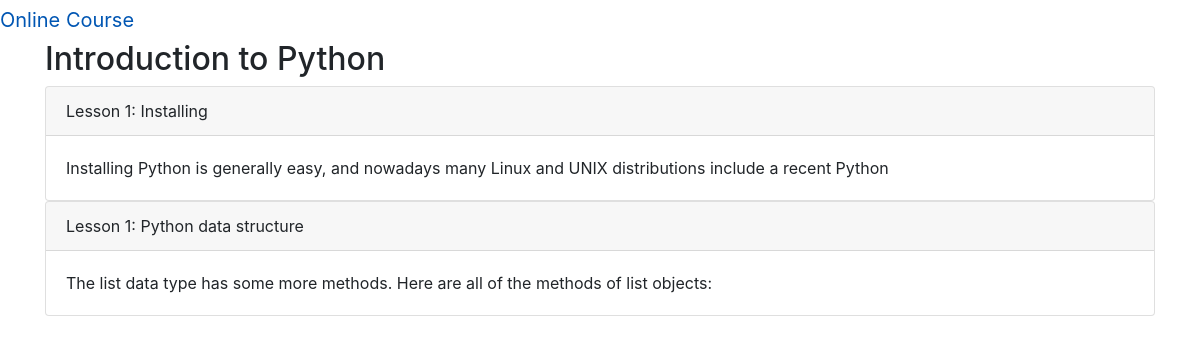
/onlinecourse/course/2/, run on the app's committed database.
### onlinecourse/models.py (models this page shows, shortened)
class Course(models.Model):
    name = models.CharField(null=False, max_length=30, default='online course')
    image = models.ImageField(upload_to='course_images/')
    description = models.CharField(max_length=1000)
    pub_date = models.DateField(null=True)
    instructors = models.ManyToManyField(Instructor)
    users = models.ManyToManyField(settings.AUTH_USER_MODEL, through='Enrollment')
    total_enrollment = models.IntegerField(default=0)
    is_enrolled = False

class Lesson(models.Model):
    title = models.CharField(max_length=200, default="title")
    order = models.IntegerField(default=0)
    course = models.ForeignKey(Course, on_delete=models.CASCADE)
    content = models.TextField()

### onlinecourse/views.py (the view)
class CourseDetailsView(generic.DetailView):
    model = Course
    template_name = 'onlinecourse/course_detail.html'

### onlinecourse/templates/onlinecourse/course_detail.html (shortened to what this page needs)
<!DOCTYPE html>
<html lang="en">
<head>
     {% load static %}
    <link rel="stylesheet" href="https://maxcdn.bootstrapcdn.com/bootstrap/4.5.2/css/bootstrap.min.css">
</head>
<body>
    <a class = "navbar-brand" href = "{% url 'onlinecourse:popular_course_list' %}""> Online Course </a>
<div class="container">
    <h2>{{ course.name }}</h2>
    <div class="card-columns-vertical">
        {% for lesson in course.lesson_set.all %}
        <div class="card">
            <div class="card-header">Lesson {{lesson.order|add:1}}: {{lesson.title}}</div>
            <div class="card-body">{{lesson.content}}</div>
        </div>
        {% endfor %}
    </div>
</div>
</body>
</html>

### data on the page
Course: name "Introduction to Python"
Lesson: order|add "1", title "Installing", content "Installing Python is generally easy, and nowadays many Linux and UNIX distributions include a recent Python"
Lesson: order|add "1", title "Python data structure", content "The list data type has some more methods. Here are all of the methods of list objects:"
